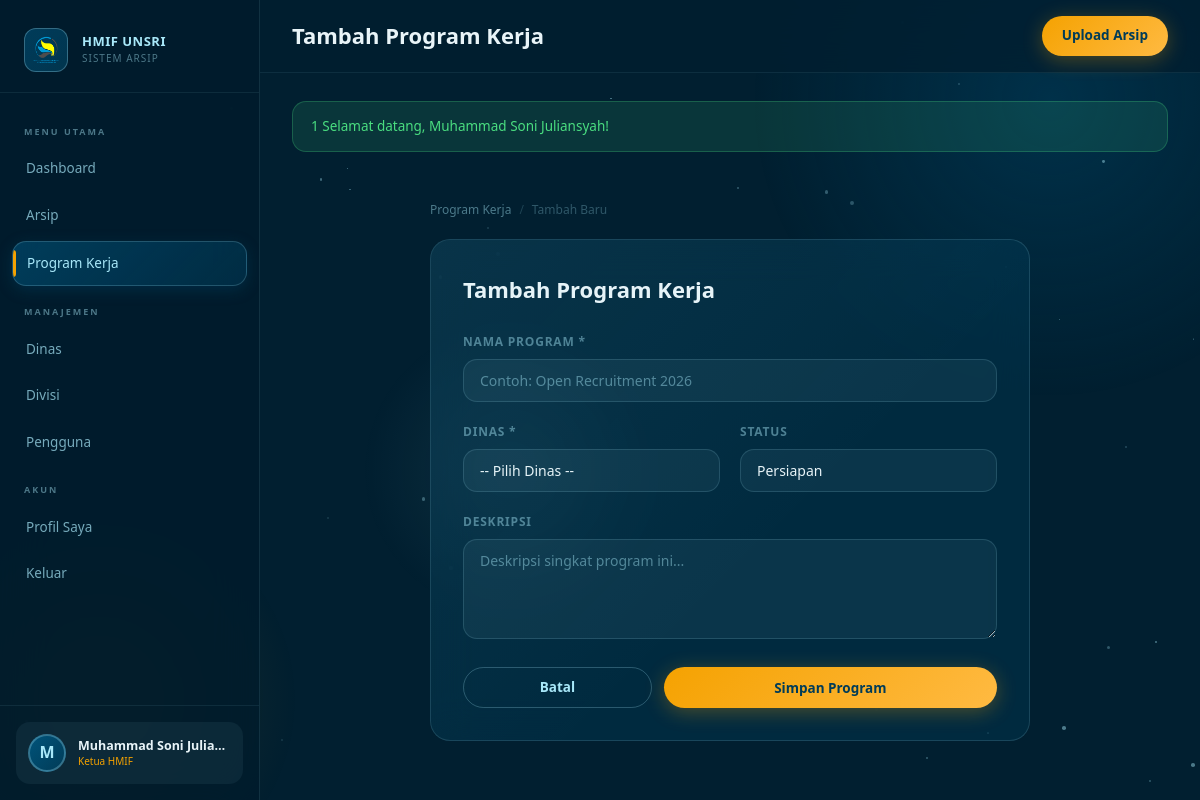
The app's page /programs/create.php (signed in) with its own data.
### tables this page shows
CREATE TABLE users (
    id INT PRIMARY KEY AUTO_INCREMENT,
    email VARCHAR(100) UNIQUE NOT NULL,
    password VARCHAR(255) NOT NULL,
    nama_lengkap VARCHAR(100) NOT NULL,
    foto_profil VARCHAR(255) NULL,
    role ENUM('ketua','waketua','sekum','bendum','kadin','wakadin','kadiv','staf') NOT NULL,
    department_id INT NULL,
    division_id INT NULL,
    is_active TINYINT(1) DEFAULT 1,
    created_at TIMESTAMP DEFAULT CURRENT_TIMESTAMP,
    updated_at TIMESTAMP DEFAULT CURRENT_TIMESTAMP ON UPDATE CURRENT_TIMESTAMP
);

### src/middleware/auth.php (called while the page is built, shortened)
<?php
function getCurrentUser() {
    $db = getDB();
    $stmt = $db->prepare("
        SELECT u.*, d.nama as dept_nama, d.kode as dept_kode,
               dv.nama as div_nama, dv.kode as div_kode
        FROM users u
        LEFT JOIN departments d ON u.department_id = d.id
        LEFT JOIN divisions dv ON u.division_id = dv.id
        WHERE u.id = ? AND u.is_active = 1
    ");
    $stmt->execute([$_SESSION['user_id']]);
    return $stmt->fetch();
}
function isAdmin($user = null) {
    return $user && in_array($user['role'], ROLE_ADMIN);
}
function getRoleLabel($role) {
    $labels = [
        'ketua' => 'Ketua HMIF',
        'waketua' => 'Wakil Ketua',
        'sekum' => 'Sekretaris Umum',
        'bendum' => 'Bendahara Umum',
        'kadin' => 'Kepala Dinas',
        'wakadin' => 'Wakil Kepala Dinas',
        'kadiv' => 'Kepala Divisi',
        'staf' => 'Staf',
    ];
    return $labels[$role] ?? $role;
}

### src/helpers/functions.php (called while the page is built, shortened)
<?php
function sanitize($str) {
    return htmlspecialchars(trim($str), ENT_QUOTES, 'UTF-8');
}
function getFlash() {
    if (isset($_SESSION['flash'])) {
        $flash = $_SESSION['flash'];
        return $flash;
    }
    return null;
}

### programs/create.php (the view, shortened to what this page needs)
<?php
$pageTitle = 'Tambah Program Kerja';
require_once __DIR__ . '/../template/header.php';
?>
<div class="page-content">
    <div style="max-width:600px;margin:0 auto">
        <div class="breadcrumb" style="margin-bottom:20px" data-animate>
            <a href="<?= APP_URL ?>/programs/index.php">Program Kerja</a>
            <span>/</span>
            <span style="color:var(--text-secondary)">Tambah Baru</span>
        </div>
        <div class="glass-card" style="padding:32px" data-animate>
            <h2 style="font-family:var(--font-display);font-size:22px;font-weight:700;margin-bottom:24px">Tambah Program Kerja</h2>
            <form method="POST">
                <div class="form-group">
                    <label class="form-label">Nama Program *</label>
                    <input type="text" name="nama" class="form-control" placeholder="Contoh: Open Recruitment 2026"
                           value="<?= sanitize($_POST['nama'] ?? '') ?>" required>
                </div>
                <div class="form-row">
                    <div class="form-group">
                        <label class="form-label">Dinas *</label>
                        <select name="department_id" class="form-control" required>
                            <option value="">-- Pilih Dinas --</option>
                        </select>
                    </div>
                    <div class="form-group">
                        <label class="form-label">Status</label>
                        <select name="status" class="form-control">
                            <option value="persiapan" <?= $program['status'] == 'persiapan' ? 'selected' : '' ?>>Persiapan</option>
                        </select>
                    </div>
                </div>
                <div class="form-group">
                    <label class="form-label">Deskripsi</label>
                    <textarea name="deskripsi" class="form-control" rows="3" placeholder="Deskripsi singkat program ini..."><?= sanitize($_POST['deskripsi'] ?? '') ?></textarea>
                </div>
                <div style="display:flex;gap:12px">
                    <a href="<?= APP_URL ?>/programs/index.php" class="btn btn-outline" style="flex:1;justify-content:center">Batal</a>
                    <button type="submit" class="btn btn-primary" style="flex:2;justify-content:center">Simpan Program</button>
                </div>
            </form>
        </div>
    </div>
</div>
<?php require_once __DIR__ . '/../template/footer.php'; ?>

### template/header.php (shortened to what this page needs)
<?php
require_once __DIR__ . '/../src/middleware/auth.php';
require_once __DIR__ . '/../src/helpers/functions.php';
$currentUser = getCurrentUser();
$flash = getFlash();
function getAvatarSrc($user) {
    return null;
}
$avatarSrc = getAvatarSrc($currentUser);
$initials = strtoupper(substr($currentUser['nama_lengkap'], 0, 1));
?>
<!DOCTYPE html>
<html lang="id">
<head>
    <link rel="stylesheet" href="<?= APP_URL ?>/public/assets/css/main.css">
</head>
<body>
<div class="bg-animated"><div class="bg-orb"></div></div>
<aside class="sidebar" id="sidebar">
    <div class="sidebar-logo">
        <div style="width:44px;height:44px;border-radius:12px;background:linear-gradient(135deg,rgba(0,83,122,0.6),rgba(1,60,88,0.8));border:1.5px solid rgba(168,232,249,0.3);display:flex;align-items:center;justify-content:center;font-size:22px;flex-shrink:0;">
            <img src="<?= APP_URL ?>/public/assets/images/logo-hmif.png" alt="Logo" style="width:30px;height:30px;">
        </div>
        <div class="sidebar-logo-text">
            <div class="org-name">HMIF UNSRI</div>
            <div class="org-sub">Sistem Arsip</div>
        </div>
    </div>
    <nav class="sidebar-nav">
        <div class="nav-section-label">Menu Utama</div>
        <a href="<?= APP_URL ?>/dashboard.php" class="nav-item <?= (basename($_SERVER['PHP_SELF']) == 'dashboard.php') ? 'active' : '' ?>">
            <span>Dashboard</span>
        </a>
        <a href="<?= APP_URL ?>/archives/index.php" class="nav-item <?= (strpos($_SERVER['PHP_SELF'], '/archives/') !== false) ? 'active' : '' ?>">
            <span>Arsip</span>
        </a>
        <a href="<?= APP_URL ?>/programs/index.php" class="nav-item <?= (strpos($_SERVER['PHP_SELF'], '/programs/') !== false) ? 'active' : '' ?>">
            <span>Program Kerja</span>
        </a>
        <?php if (isAdmin($currentUser) || isDeptManager($currentUser)): ?>
        <div class="nav-section-label">Manajemen</div>
        <a href="<?= APP_URL ?>/departments/index.php" class="nav-item <?= (strpos($_SERVER['PHP_SELF'], '/departments/') !== false) ? 'active' : '' ?>">
            <span>Dinas</span>
        </a>
        <?php if (isAdmin($currentUser)): ?>
        <a href="<?= APP_URL ?>/divisions/index.php" class="nav-item <?= (strpos($_SERVER['PHP_SELF'], '/divisions/') !== false) ? 'active' : '' ?>">
            <span>Divisi</span>
        </a>
        <a href="<?= APP_URL ?>/users/index.php" class="nav-item <?= (strpos($_SERVER['PHP_SELF'], '/users/') !== false) ? 'active' : '' ?>">
            <span>Pengguna</span>
        </a>
        <?php endif; ?>
        <?php endif; ?>
        <div class="nav-section-label">Akun</div>
        <a href="<?= APP_URL ?>/profile/index.php" class="nav-item <?= (strpos($_SERVER['PHP_SELF'], '/profile/') !== false) ? 'active' : '' ?>">
            <span>Profil Saya</span>
        </a>
        <a href="<?= APP_URL ?>/logout.php" class="nav-item" onclick="return confirm('Yakin ingin keluar?')">
            <span>Keluar</span>
        </a>
    </nav>
    <div class="sidebar-user">
        <a href="<?= APP_URL ?>/profile/index.php" class="sidebar-user-card">
            <?php if ($avatarSrc): ?>
                <img src="<?= $avatarSrc ?>" alt="Avatar" class="user-avatar">
            <?php else: ?>
                <div class="user-avatar-placeholder"><?= $initials ?></div>
            <?php endif; ?>
            <div class="flex-1" style="min-width:0">
                <div class="user-info-name"><?= sanitize($currentUser['nama_lengkap']) ?></div>
                <div class="user-info-role"><?= getRoleLabel($currentUser['role']) ?></div>
            </div>
        </a>
    </div>
</aside>
<div class="main-content">
    <header class="topbar">
        <div style="display: flex; align-items: center; gap: 16px;">
            <div>
                <div class="page-title">
                    <?= $pageTitle ?? 'Dashboard' ?>
                </div>
            </div>
        </div>
        <div class="topbar-actions">
            <?php if (!in_array($currentUser['role'], ROLE_STAFF)): ?>
            <a href="<?= APP_URL ?>/archives/upload.php" class="btn btn-primary">
                Upload Arsip
            </a>
            <?php endif; ?>
        </div>
    </header>
    <?php if ($flash): ?>
    <div class="page-content" style="padding-bottom:0">
        <div class="alert alert-<?= $flash['type'] == 'success' ? 'success' : ($flash['type'] == 'error' ? 'error' : 'info') ?>">
            <?= $flash['type'] == 'success' ? : ($flash['type'] == 'error' ? '❌' : 'ℹ️') ?>
            <?= sanitize($flash['message']) ?>
        </div>
    </div>
    <?php endif; ?>

### records on screen
users: nama_lengkap "M", nama_lengkap "Muhammad Soni Julia…", role "Ketua HMIF"

### other values on screen
$pageTitle "Tambah Program Kerja"
$flash['message'] "Selamat datang, Muhammad Soni Juliansyah!"
